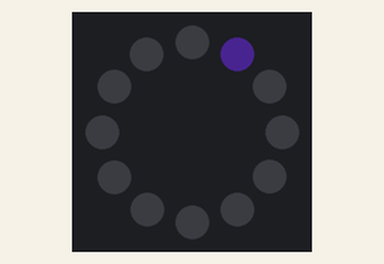
This program was run on a simulated BBC micro:bit running MicroPython. Shown: 12 RGB LEDs in a ring, first at the top, clockwise. Dim RGB values are drawn brighter than linear; random numbers come from a fixed seed.

Above: at 0.1 s.
At 4.52 s:
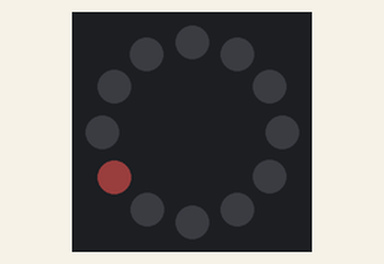
At 9.95 s:
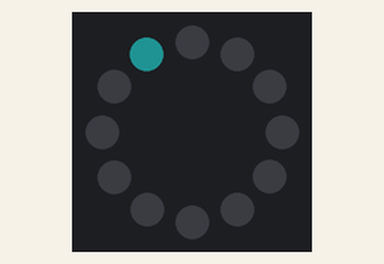
At 19.8 s:
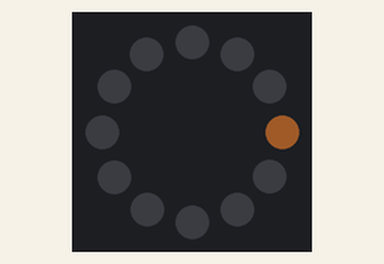
At 29.66 s:
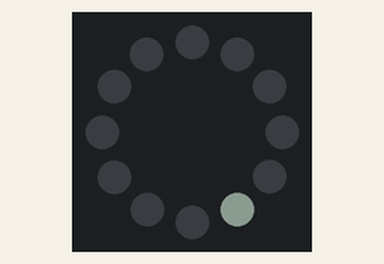
At 39.71 s:
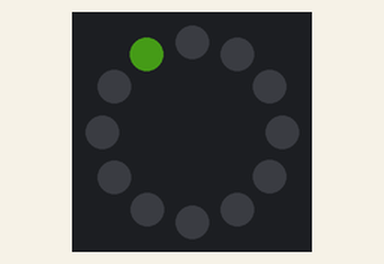

The program:

prog10.py
```python
from microbit import *
from neopixel import NeoPixel
import random
num_pixels = 12
ring = NeoPixel(pin0, num_pixels)
try:
    while True:
        ring[(random.randint(0, num_pixels-1))] = [(random.randint(0, 32)),
                                                    (random.randint(0, 32)),
                                                    (random.randint(0, 32))]
        ring.show()
        sleep(200)
        ring.clear()
except KeyboardInterrupt as e:
    print("Interrupted by the user...")
```
